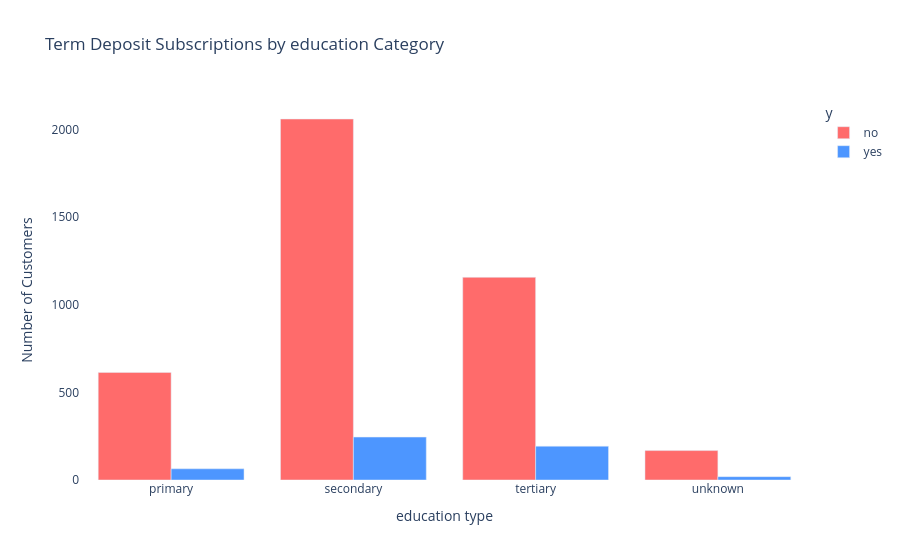

The notebook cell saved with this chart:
### Code cell
# Group data for visualization
df_chart3 = df.groupby(['education', 'y']).size().reset_index(name='count')

# Plot conversion across jobs
fig = px.bar(df_chart3, x='education', y='count', color='y',
             title='Term Deposit Subscriptions by education Category',
             labels={'count': 'Number of Customers', 'education': 'education type'},
             barmode='group',color_discrete_sequence=["#FF6B6B", "#4D96FF", "#6BCB77"])

# Hide grid lines for both axes
fig.update_xaxes(showgrid=False)
fig.update_yaxes(showgrid=False)

# Hide the background by setting transparency
fig.update_layout(
    plot_bgcolor="rgba(0, 0, 0, 0)",
    paper_bgcolor="rgba(0, 0, 0, 0)"
)

fig.show()

### Figure 1 — Plotly figure (JSON) as saved in the notebook; plotly's stock layout.template omitted (floating-point values rounded to 4 significant figures)
{"data": [{"alignmentgroup": "True", "hovertemplate": "y=no<br>education type=%{x}<br>Number of Customers=%{y}<extra></extra>", "legendgroup": "no", "marker": {"color": "#FF6B6B", "pattern": {"shape": ""}}, "name": "no", "offsetgroup": "no", "orientation": "v", "showlegend": true, "textposition": "auto", "type": "bar", "x": ["primary", "secondary", "tertiary", "unknown"], "xaxis": "x", "y": [614, 2061, 1157, 168], "yaxis": "y"}, {"alignmentgroup": "True", "hovertemplate": "y=yes<br>education type=%{x}<br>Number of Customers=%{y}<extra></extra>", "legendgroup": "yes", "marker": {"color": "#4D96FF", "pattern": {"shape": ""}}, "name": "yes", "offsetgroup": "yes", "orientation": "v", "showlegend": true, "textposition": "auto", "type": "bar", "x": ["primary", "secondary", "tertiary", "unknown"], "xaxis": "x", "y": [64, 245, 193, 19], "yaxis": "y"}], "layout": {"barmode": "group", "legend": {"title": {"text": "y"}, "tracegroupgap": 0}, "paper_bgcolor": "rgba(0, 0, 0, 0)", "plot_bgcolor": "rgba(0, 0, 0, 0)", "title": {"text": "Term Deposit Subscriptions by education Category"}, "xaxis": {"anchor": "y", "domain": [0, 1], "showgrid": false, "title": {"text": "education type"}}, "yaxis": {"anchor": "x", "domain": [0, 1], "showgrid": false, "title": {"text": "Number of Customers"}}}}
